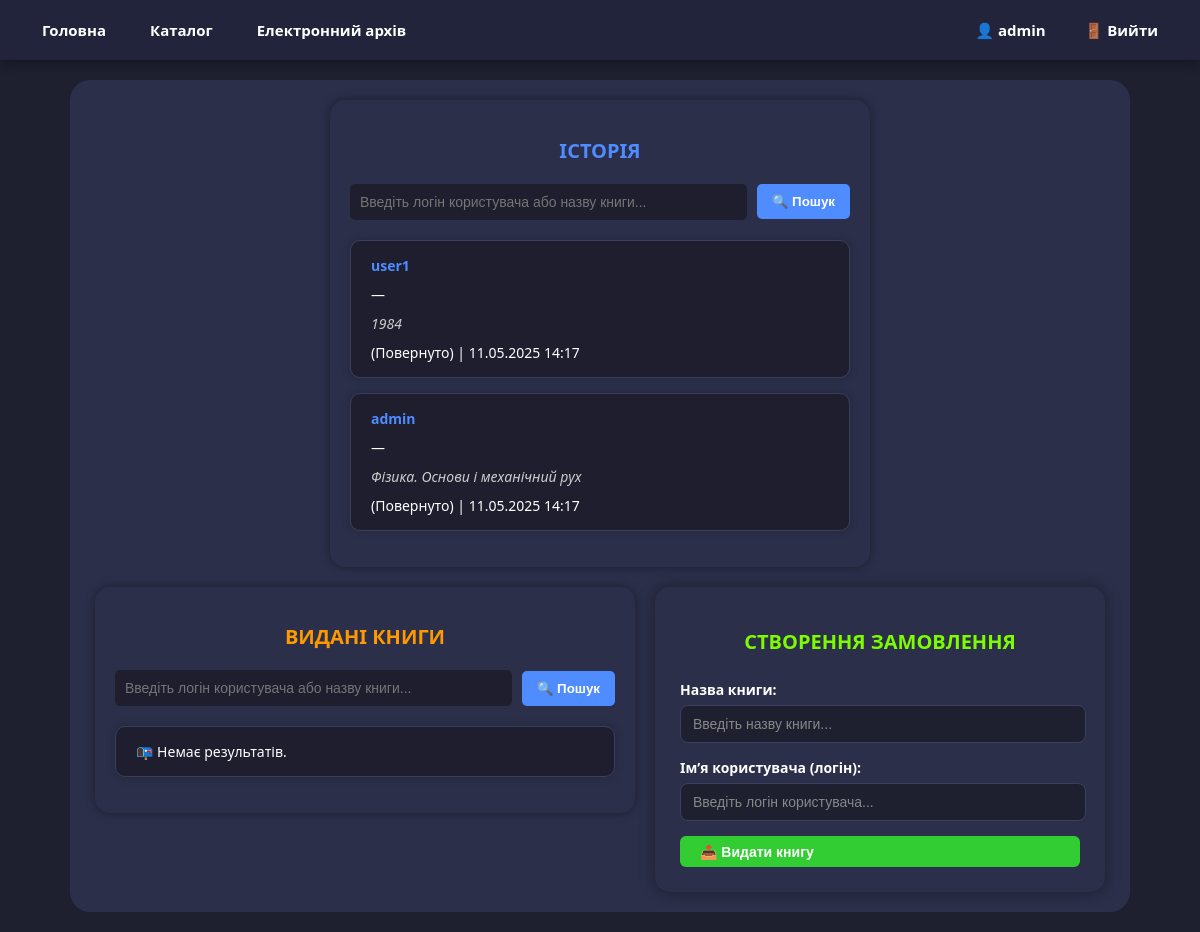
The app's page /librarian/bookings/ (signed in) with its own data.
### catalog/models.py (models this page shows, shortened)
class Booking(models.Model):
    STATUS_CHOICES = [
        ('active', 'Активно'),
        ('cancelled', 'Відмінено'),
        ('expired', 'Видано'),
        ('returned', 'Повернуто'),
    ]
    user = models.ForeignKey(User, on_delete=models.CASCADE)
    book = models.ForeignKey(Book, on_delete=models.CASCADE)
    booking_date = models.DateTimeField(auto_now_add=True)
    status = models.CharField(max_length=10, choices=STATUS_CHOICES, default='active')

class Book(models.Model):
    title = models.CharField(max_length=100)
    author = models.CharField(max_length=100)
    year = models.IntegerField(null=True, blank=True)
    genre = models.CharField(max_length=50, null=True, blank=True)
    available = models.BooleanField(default=True)
    average_rating = models.FloatField(default=0.0)
    image = models.ImageField(upload_to='book_covers/', null=True, blank=True)
    description = models.TextField(null=True, blank=True)
    pages = models.PositiveIntegerField(null=True, blank=True)
    language = models.CharField(max_length=30, null=True, blank=True)
    is_recommended = models.BooleanField(default=False, verbose_name="Рекомендовано")

### catalog/views.py (the view, shortened to what this page needs)
# urls.py: path('librarian/bookings/', views.librarian_bookings, name='librarian_bookings'),
@user_passes_test(is_librarian)
def librarian_bookings(request):
    query = request.GET.get('q', '')
    issued_query = request.GET.get('iq', '')
    booking_list = Booking.objects.select_related('book', 'user').order_by('-booking_date')
    if query:
        booking_list = booking_list.filter(Q(book__title__icontains=query) | Q(user__username__icontains=query))
    bookings = Paginator(booking_list, 5).get_page(request.GET.get('page'))
    issued_list = IssuedBook.objects.select_related('book', 'user').order_by('-issue_date')
    if issued_query:
        issued_list = issued_list.filter(Q(book__title__icontains=issued_query) | Q(user__username__icontains=issued_query))
    issued_books = Paginator(issued_list, 5).get_page(request.GET.get('ipage'))
    books = Book.objects.all()
    users = User.objects.all()
    return render(request, 'librarian/bookings.html', {
        'bookings': bookings,
        'issued_books': issued_books,
        'books': books,
        'users': users,
    })

### catalog/views.py (called while the page is built)
def is_librarian(user):
    return user.is_authenticated and hasattr(user, 'userprofile') and user.userprofile.is_librarian

### catalog/templates/librarian/bookings.html (shortened to what this page needs)
{% load static %}
<!DOCTYPE html>
<html lang="uk">
<head>
    <link rel="stylesheet" href="{% static 'css/style.css' %}">
</head>
<body class="page-librarian">
<header class="main-header">
    <nav class="navbar">
        <div class="navbar-left">
            <a href="/" class="nav-link">Головна</a>
            <a href="/books/" class="nav-link">Каталог</a>
            <a href="/archive/" class="nav-link">Електронний архів</a>
        </div>
        <div class="navbar-right">
            {% if user.is_authenticated %}
            <a href="{% url 'profile' %}" class="nav-link nav-user">👤 {{ user.username }}</a>
            <a href="{% url 'logout' %}" class="nav-link">🚪 Вийти</a>
            {% else %}
            <a href="{% url 'login' %}" class="nav-link">🔑 Вхід</a>
            <a href="{% url 'register' %}" class="nav-link">📝 Реєстрація</a>
            {% endif %}
        </div>
    </nav>
</header>
<div class="container page-librarian">
    <div class="bookings-wrapper">
        <div class="booking-section">
            <h2>ІСТОРІЯ</h2>
            <form method="get" class="archive-filter-form">
                <input type="text" name="q" placeholder="Введіть логін користувача або назву книги..." value="{{ request.GET.q }}">
                <button type="submit">🔍 Пошук</button>
            </form>
            <ul>
                {% for booking in bookings %}
                <li>
                    <strong>{{ booking.user.username }}</strong> — <em>{{ booking.book.title }}</em>
                    ({{ booking.get_status_display }}) | {{ booking.booking_date|date:"d.m.Y H:i" }}
                </li>
                {% empty %}
                <li>📭 Немає результатів.</li>
                {% endfor %}
            </ul>
        </div>
        <div class="issued-section">
            <h2>ВИДАНІ КНИГИ</h2>
            <form method="get" class="archive-filter-form">
                <input type="text" name="iq" placeholder="Введіть логін користувача або назву книги..." value="{{ request.GET.iq }}">
                <button type="submit">🔍 Пошук</button>
            </form>
            <ul>
                {% for issued in issued_books %}
                <li>
                    <strong>{{ issued.user.username }}</strong> — <em>{{ issued.book.title }}</em>
                    (видано {{ issued.issue_date|date:"d.m.Y H:i" }})
                    <a href="{% url 'return_book' issued.id %}">📥 Повернути</a>
                </li>
                {% empty %}
                <li>📭 Немає результатів.</li>
                {% endfor %}
            </ul>
        </div>
        <div class="manual-issue-section">
            <h2>СТВОРЕННЯ ЗАМОВЛЕННЯ</h2>
            <form method="post" class="manual-issue-form">
                <div class="form-group">
                    <label for="book_title">Назва книги:</label>
                    <input type="text" name="book_title" id="book_title" list="book_list" class="dark-input" placeholder="Введіть назву книги..." required>
                </div>
                <div class="form-group">
                    <label for="user_name">Ім’я користувача (логін):</label>
                    <input type="text" name="user_name" id="user_name" list="user_list" class="dark-input" placeholder="Введіть логін користувача..." required>
                </div>
                <button type="submit" class="librarian-button">📤 Видати книгу</button>
            </form>
        </div>
    </div>
</div>
</body>
</html>

### catalog/static/css/style.css (style rules this page uses)
body { font-family: Arial, sans-serif; background: #1e1e2f; color: #f8f8f8; margin: 0; padding: 0; margin: 40px auto; }
.container { max-width: 1200px; margin-top: 20px; margin-left: auto; margin-right: auto; padding: 30px; background: #2c2f4a; border-radius: 20px; }
h2 { text-align: center; margin-bottom: 30px; font-size: 24px; color: #ffffff; }
a { color: #b3b3ff; text-decoration: none; }
.main-header { background-color: #22243b; padding: 14px 0; box-shadow: 0 2px 10px rgba(0, 0, 0, 0.35); position: sticky; top: 0; z-index: 1000; }
.navbar { max-width: 1200px; margin: 0 auto; padding: 0 30px; display: flex; justify-content: space-between; align-items: center; flex-wrap: wrap; }
.navbar-left { display: flex; gap: 20px; align-items: center; }
.navbar-right { display: flex; gap: 15px; align-items: center; }
.navbar a.nav-link { color: #ffffff; text-decoration: none; font-weight: 600; font-size: 15px; padding: 6px 12px; border-radius: 6px; transition: all 0.3s ease; }
.nav-user { color: #90c1ff; font-size: 14px; font-weight: bold; padding-left: 10px; }
.librarian-button { display: inline-block; width: 200px; height: 42px; background-color: #4e8cff; color: white; font-weight: bold; font-size: 15px; padding: 10px 20px; border: none; border-radius: 6px; cursor: pointer; text-align: center; transition: background-color 0.3s ease; white-space: nowrap; }
body { margin: 0; padding: 0; font-family: 'Segoe UI', sans-serif; background-color: #1e1f2f; color: white; }
.page-librarian .container { max-width: 85%; margin: 20px auto; padding: 20px; }
.bookings-wrapper { display: flex; justify-content: center; align-items: flex-start; gap: 20px; flex-wrap: wrap; }
.booking-section, .issued-section, .manual-issue-section { width: 500px; background-color: #2c2f4a; padding: 20px; border-radius: 15px; box-shadow: 0 0 10px rgba(0,0,0,0.4); }
.page-librarian h2 { font-size: 20px; margin-bottom: 20px; text-align: center; }
.booking-section h2 { color: #4e8cff; }
.issued-section h2 { color: #ff9900; }
.manual-issue-section h2 { color: #4e8cff; }
.page-librarian ul { list-style: none; padding: 0; }
.page-librarian li { background-color: #1e1e2f; border: 1px solid #3b3f5c; border-radius: 10px; padding: 15px 20px; margin-bottom: 15px; box-shadow: 0 0 10px rgba(0,0,0,0.2); display: flex; flex-direction: column; gap: 10px; font-size: 14px; }
.page-librarian li strong { color: #4e8cff; font-weight: bold; }
.page-librarian li em { color: #cccccc; font-style: italic; }
.manual-issue-section { width: 400px; background-color: #2c2f4a; padding: 25px; border-radius: 15px; box-shadow: 0 0 15px rgba(0, 0, 0, 0.4); text-align: center; }
.manual-issue-section h2 { margin-bottom: 25px; font-size: 20px; color: #7CFC00; }
.manual-issue-form .form-group { display: flex; flex-direction: column; align-items: flex-start; margin-bottom: 15px; }
.manual-issue-form label { color: #fff; font-weight: bold; font-size: 14px; margin-bottom: 6px; }
.dark-input { width: 95%; padding: 10px 12px; border: 1px solid #3b3f5c; border-radius: 8px; background-color: #1e1f2f; color: #ccc; font-size: 14px; transition: box-shadow 0.3s ease, border-color 0.3s ease; }
.dark-input::placeholder { color: #888; }
.librarian-button { display: flex; align-items: center; justify-content: left; width: 100%; height: 31px; background-color: #32CD32; color: white; font-weight: bold; font-size: 14px; border: none; border-radius: 6px; cursor: pointer; transition: background-color 0.3s ease; text-align: center; gap: 6px; }
.archive-filter-form { display: flex; flex-wrap: wrap; gap: 10px; margin-bottom: 20px; }
.archive-filter-form input[type="text"], .archive-filter-form select { padding: 10px; border-radius: 6px; background-color: #1e1e2f; color: white; border: none; font-size: 14px; }
.archive-filter-form button { padding: 10px 15px; background-color: #4e8cff; border: none; border-radius: 5px; color: white; cursor: pointer; font-weight: bold; }
.archive-filter-form { display: flex; flex-wrap: wrap; gap: 10px; margin-bottom: 20px; align-items: center; }
.archive-filter-form input[type="text"], .archive-filter-form select { padding: 10px; border-radius: 5px; border: none; font-size: 14px; background-color: #1e1e2f; color: white; min-width: 180px; flex: 1; }
.archive-filter-form button { padding: 10px 15px; border-radius: 5px; background-color: #4e8cff; color: white; font-weight: bold; border: none; cursor: pointer; transition: background-color 0.2s ease; }

### records on screen
Booking: user.username "user1", book "1984", status "Повернуто", booking_date "11.05.2025 14:17"
Booking: user.username "admin", book "Фізика. Основи і механічний рух", status "Повернуто", booking_date "11.05.2025 14:17"

### other values on screen
{{ user.username }} "admin"
